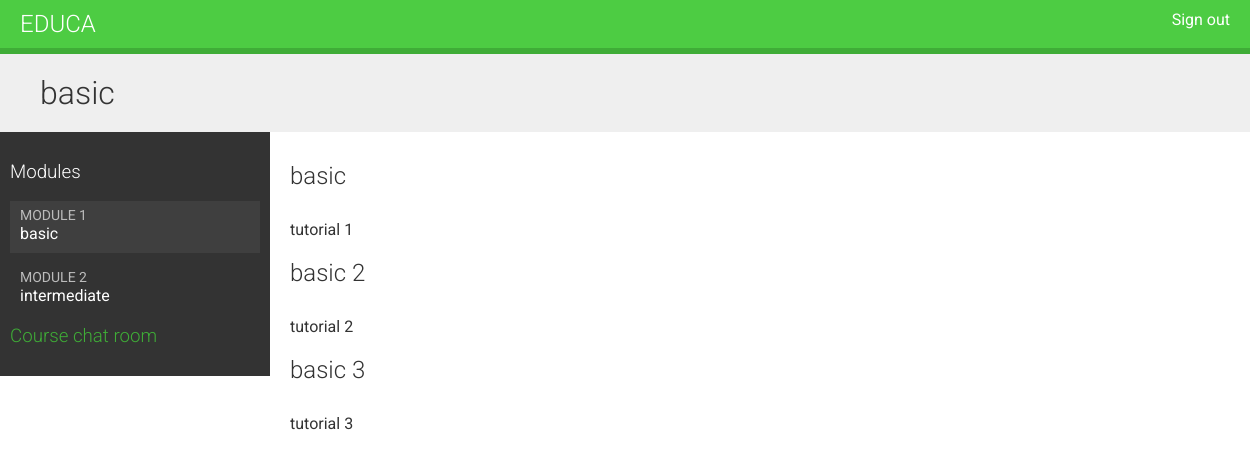
/students/course/3/ (signed in), run on the app's committed database.
### courses/models.py (models this page shows, shortened)
class Module(models.Model):
    course = models.ForeignKey(Course, related_name="modules", on_delete=models.CASCADE)
    title = models.CharField(max_length=200)
    description = models.TextField(blank=True)
    order = OrderField(blank=True, for_fields=['course']) # type: ignore
    class Meta:
        ordering = ['order']

class Content(models.Model):
    module = models.ForeignKey(Module, related_name="contents", on_delete=models.CASCADE)
    content_type = models.ForeignKey(
        ContentType,
        on_delete=models.CASCADE,
        limit_choices_to={"model__in": ("text", "video", "image", "file")},
    )
    object_id = models.PositiveIntegerField()
    item = GenericForeignKey("content_type", "object_id")
    order = OrderField(blank=True, for_fields=['module']) # type: ignore
    class Meta:
        ordering = ['order']

class ItemBase(models.Model):
    owner = models.ForeignKey(
        User, related_name="%(class)s_related", on_delete=models.CASCADE
    )
    title = models.CharField(max_length=250)
    created = models.DateTimeField(auto_now_add=True)
    updated = models.DateTimeField(auto_now=True)
    def render(self):
       return render_to_string(
           f'courses/content/{self._meta.model_name}.html',
           {'item': self})
    class Meta:
        abstract = True

class Text(ItemBase):
    content = models.TextField()

### students/views.py (the view)
# urls.py: path('course/<pk>/',StudentCourseDetailView.as_view(),name='student_course_detail'),
class StudentCourseDetailView(DetailView):
    model = Course
    template_name = 'students/course/detail.html'
    def get_queryset(self):
        qs = super().get_queryset()
        return qs.filter(students__in=[self.request.user])
    def get_context_data(self, **kwargs):
        context = super().get_context_data(**kwargs)
        course = self.get_object()
        if 'module_id' in self.kwargs:
            context['module'] = course.modules.get(
                id=self.kwargs['module_id']
            )
        else:
            context['module'] = course.modules.all()[0]
        return context

### students/templates/students/course/detail.html (shortened to what this page needs)
{% extends "base.html" %}
{% block content %}
    <h1>{{ module.title }}</h1>
    <div class="contents">
        <h3>Modules</h3>
        <ul id="modules">
            {% for m in object.modules.all %}
                <li data-id="{{ m.id }}" {% if m == module %}class="selected"{% endif %}>
                    <a href="{% url "student_course_detail_module" object.id m.id %}">
                        <span>
                            Module <span class="order">{{ m.order|add:1 }}</span>
                        </span>
                        <br>
                        {{ m.title }}
                    </a>
                </li>
            {% empty %}
                <li>No modules yet.</li>
            {% endfor %}
        </ul>
        <h3>
              <a href="{% url "chat:course_chat_room" object.id %}">Course chat room</a>
        </h3>
    </div>
    <div class="module">
        {% for content in module.contents.all %}
            {% with item=content.item %}
                <h2>{{ item.title }}</h2>
                {{ item.render }}
            {% endwith %}
        {% endfor %}
    </div>
{% endblock %}

### courses/templates/courses/content/text.html
{{ item.content|linebreaks }}

### courses/static/css/base.css (style rules this page uses)
body { margin:0; font-family:'Roboto', sans-serif; font-weight:400; color:#333; }
a { color:#3fad37; text-decoration:none; }
ul { float:left; }
h1, h2, h3, h4, h5, h6 { font-family:'Roboto', sans-serif; font-weight:300; }
h1 { background:#efefef; width:100%; overflow:auto; padding:20px 0 20px 40px; margin:0; }
.module { padding:10px 20px; float:left; width:600px; }
.module p { margin:10px 0 20px; width:100%; float:left; }
.contents { width:20%; padding:10px; float:left; background:#333; color: #fff; font-family:'Roboto', sans-serif; }
.contents ul { list-style:none; margin:0; padding:0; width:100%; }
.contents ul li { margin:0 0 10px 0; padding:4px 10px 10px; overflow:auto; cursor:move; }
.contents ul li.selected { background:#3f3f3f; }
.contents ul span { text-transform:uppercase; color:#bbb; font-size:14px; }
.contents ul a { display:block; color:#fff; text-decoration:none; }

### data on the page
Module: title "basic", order|add "1"
Module: order|add "2", title "intermediate"
Content: item "basic", item.content "tutorial 1"
Content: item "basic 2", item.content "tutorial 2"
Content: item "basic 3", item.content "tutorial 3"
